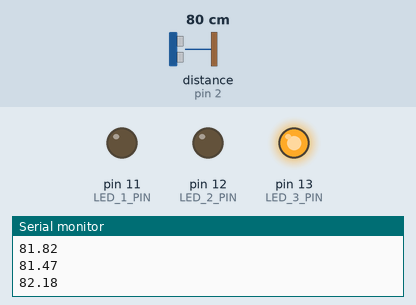
Bench run of a sketch on a simulated Arduino Uno, built with avr-gcc and run on an emulated ATmega328P. On the bench: output pins drawn as LEDs (lit = HIGH), the last lines printed to the serial monitor. Wiring (inferred from the names in the program): ultrasonic range finder: trigger pin 3; echo pin 2. The inputs (shaded band) are chosen by the test bench; at power-on: distance to the obstacle (sensor on pin 2) 80 cm. The echo pulse lasts 58.3 µs per cm; pins used as bus, display or sensor lines are not drawn.

Above: at 1.2 s.
1.3 s: distance to the obstacle (sensor on pin 2) set to 2 cm
At 2.1 s:
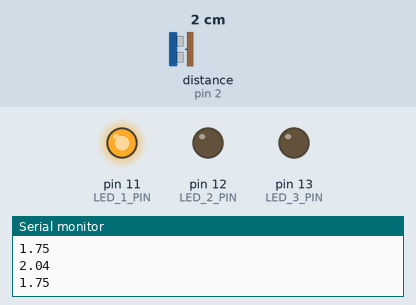
2.8 s: distance to the obstacle (sensor on pin 2) set to 35 cm
At 3.3 s:
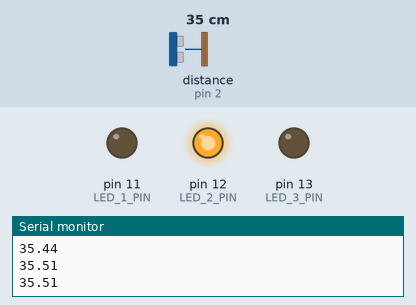
4.3 s: distance to the obstacle (sensor on pin 2) set to 120 cm
At 4.6 s:
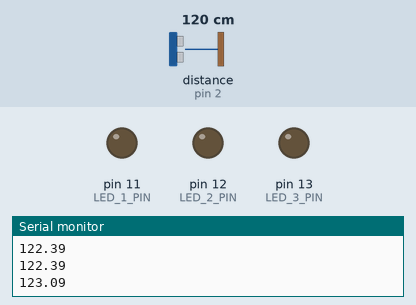
5.8 s: distance to the obstacle (sensor on pin 2) set to 4 cm
At 6.7 s:
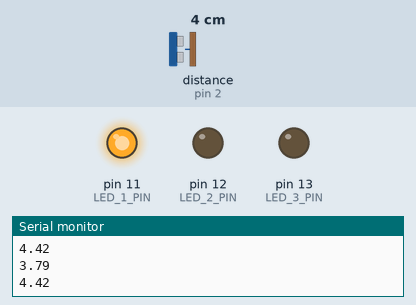
7.3 s: distance to the obstacle (sensor on pin 2) set to 60 cm
At 8.0 s:
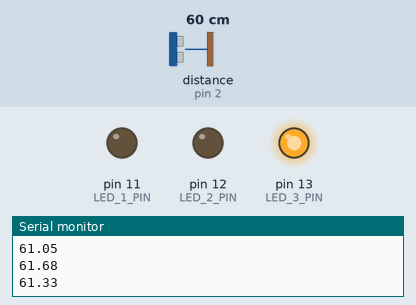
Timing chart, 0 to 9.8 s (numbered marks = the images above; inputs shaded):
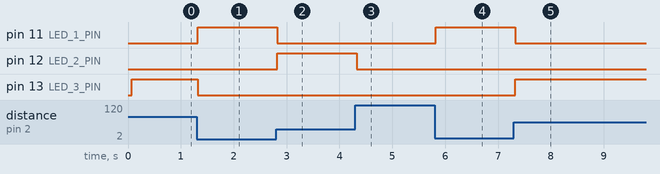

The sketch:

ultrasonic.distance.ino
```cpp
#define LED_1_PIN 11
#define LED_2_PIN 12
#define LED_3_PIN 13
#define ECHO_PIN 2
#define TRIGGER_PIN 3

unsigned long lastTimeUltrasonicTrigger = millis();
unsigned long ultrasonicTriggerDelay = 60;

volatile unsigned long pulseInTimeBegin;
volatile unsigned long pulseInTimeEnd;
volatile bool newDistanceAvailable = false;

double previousDistance = 400.0;

void triggerUltrasonicSensor()
{
  digitalWrite(TRIGGER_PIN, LOW);
  delayMicroseconds(2);
  digitalWrite(TRIGGER_PIN, HIGH);
  delayMicroseconds(10);
  digitalWrite(TRIGGER_PIN, LOW);
}

double getUltrasonicDistance()
{
  double durationMicros = pulseInTimeEnd - pulseInTimeBegin;
  double distance = durationMicros / 57.0;
  if (distance > 400.0) {
    return previousDistance;
  }
  previousDistance = distance;
  return distance;
}

void echoPinInterrupt()
{
  if (digitalRead(ECHO_PIN) == HIGH) {
    pulseInTimeBegin = micros();
  }
  else {
    pulseInTimeEnd = micros();
    newDistanceAvailable = true;
  }
}

void powerLEDsFromDistance(double distance)
{
  if (distance > 60 && distance <= 90) {
    digitalWrite(LED_1_PIN, LOW);
    digitalWrite(LED_2_PIN, LOW);
    digitalWrite(LED_3_PIN, HIGH);
  }
  else if (distance > 30 && distance <= 60) {
    digitalWrite(LED_1_PIN, LOW);
    digitalWrite(LED_2_PIN, HIGH);
    digitalWrite(LED_3_PIN, LOW);
  }
  else if (distance >= 0 && distance <= 30) {
    digitalWrite(LED_1_PIN, HIGH);
    digitalWrite(LED_2_PIN, LOW);
    digitalWrite(LED_3_PIN, LOW);
  }
  else {
    digitalWrite(LED_1_PIN, LOW);
    digitalWrite(LED_2_PIN, LOW);
    digitalWrite(LED_3_PIN, LOW);
  }
}

void setup() {
  Serial.begin(115200);
  pinMode(ECHO_PIN, INPUT);
  pinMode(TRIGGER_PIN, OUTPUT);
  pinMode(LED_1_PIN, OUTPUT);
  pinMode(LED_2_PIN, OUTPUT);
  pinMode(LED_3_PIN, OUTPUT);

  attachInterrupt(digitalPinToInterrupt(ECHO_PIN),
                  echoPinInterrupt,
                  CHANGE);
}

void loop() {
  unsigned long timeNow = millis();

  if (timeNow - lastTimeUltrasonicTrigger > ultrasonicTriggerDelay) {
    lastTimeUltrasonicTrigger += ultrasonicTriggerDelay;
    triggerUltrasonicSensor();
  }

  if (newDistanceAvailable) {
    newDistanceAvailable = false;
    double distance = getUltrasonicDistance();
    powerLEDsFromDistance(distance);
    Serial.println(distance);
  }
}
```

Measured:
- after the input at 1.3 s, pin 11 (LED_1_PIN): LOW → HIGH at once; pin 13 (LED_3_PIN): HIGH → LOW at once
- after the input at 2.8 s, pin 11 (LED_1_PIN): HIGH → LOW at once; pin 12 (LED_2_PIN): LOW → HIGH at once
- after the input at 4.3 s, pin 12 (LED_2_PIN): HIGH → LOW at once
- after the input at 5.8 s, pin 11 (LED_1_PIN): LOW → HIGH at once
- after the input at 7.3 s, pin 11 (LED_1_PIN): HIGH → LOW at once; pin 13 (LED_3_PIN): LOW → HIGH at once
